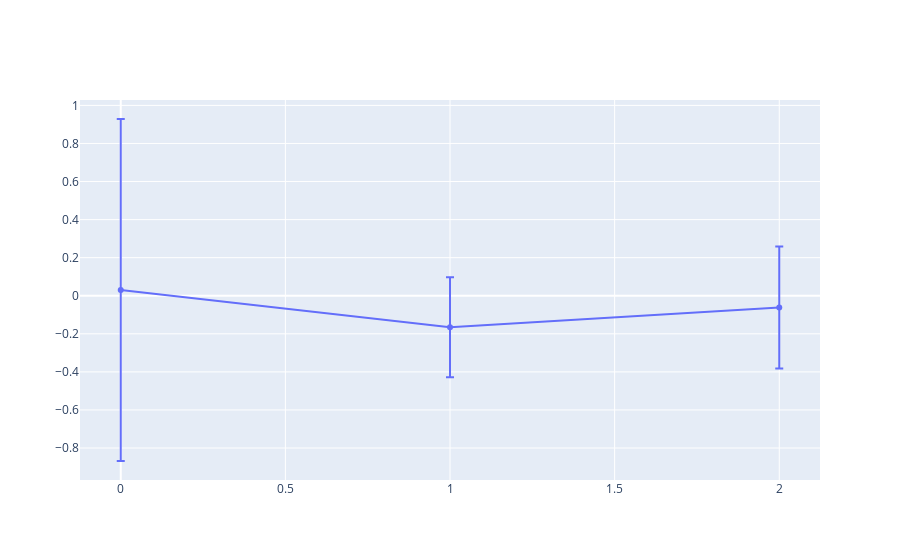

Notebook cell for this chart:
### Code cell
fig = go.Figure(data=go.Scatter(
        x=[0, 1, 2],
        y=((df - risk)/risk).mean(),
        error_y=dict(
            type='data', # value of error bar given in data coordinates
            array=((df - risk)/risk).std(),
            visible=True)
    ))
fig.show()

### Figure 1 — Plotly figure (JSON) as saved in the notebook; plotly's stock layout.template omitted (floating-point values rounded to 4 significant figures)
{"data": [{"error_y": {"array": [0.8983, 0.2628, 0.3205], "type": "data", "visible": true}, "type": "scatter", "x": [0, 1, 2], "y": [0.03019, -0.165, -0.06183]}], "layout": {}}
